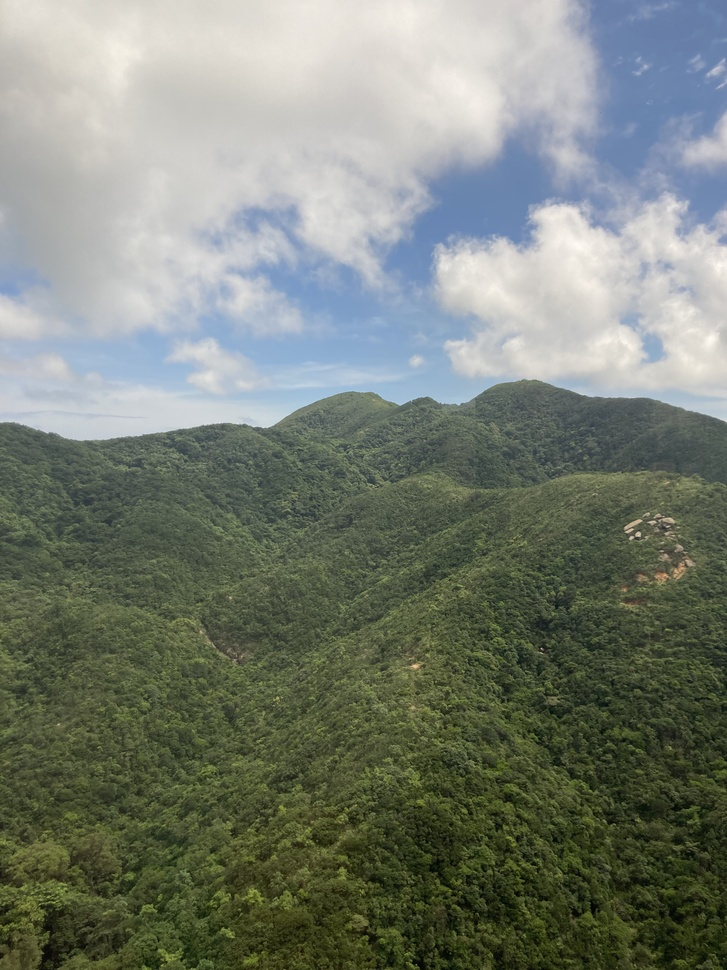
#> input picture data/0.jpg, 727 x 970 px, shrunk from 3024 x 4032 before the run
$ python user.py
#> lines starting #> are read from the running program, lines starting #| are printed output that depends on the picture
### classify.py
key_words = {"blue": [1], "green": [2], "red": [3],
"yellow" : [8], "pink" : [3, 9], "turquoise" : [1, 2, 10], "contrast" : [4, 7],
"moody" : [7], "dark" : [4, 6, 7], "bright" : [5, 7], "light" : [4, 5,7], "shadows" : [6, 7],
"shadow" : [6, 7], "shadowy" : [6, 7], "highlight" : [1, 2, 3, 5, 7], "highlights" : [1, 2, 3, 5, 7],
"highlighted" : [1, 2, 3, 5, 7], "saturate" : [1, 2, 3, 5, 7], "saturated" : [1, 2, 7], "desaturate" : [8, 9, 10],
"desaturated" : [8, 9, 10], "cool" : [1, 2, 10], "warm": [3, 8], "colorful": [1, 2, 3], "soft": [1, ], "harsh" : [1, 2, 3, ],
"bold": [1, 7], "vibrant": [1, 2, 3, 7, 8, 9, 10], "black": [4, 6, 7], "white": [4, 5, 7], "dreamy": [1, 5, 8, 9], "grunge": [4, 8], "sunny": [3, 5, 8],
"clean": [7], "hue": [1, 2, 3, 8, 9, 10]}

def choose_presets(user_input):
    words = user_input.split(" ")
    word_size = len(words)
    all_preset_info = []
    unrecognized_words = []
    for word in words:
        try:
            presets = key_words[word]
            all_preset_info = all_preset_info + presets
        except:
            key_words[word] = []
            unrecognized_words.append(word)
    preset_size = len(all_preset_info)
    preset_counts = {}
    for preset in all_preset_info:
        try:
            preset_counts[preset] = preset_counts[preset] + 1
        except:
             preset_counts[preset] = 1
    presets = {}
    for key in preset_counts.keys():
        presets[key] = (0.3 * (preset_counts[key] / preset_size)) + (0.7 * (preset_counts[key] / word_size))
    return presets


### image.py
import numpy as np

def preset_0(image_copy, scale):
    return image_copy

# [23 lines left out: functions preset_1, preset_2, preset_3, not called in this run]

def preset_4(image_copy, scale):
    darks = image_copy < ((255 / 2) * scale)
    image_copy[darks] = image_copy[darks] * (1 - scale)
    lights = image_copy > 255 - ((255 / 2) * scale)
    image_copy[lights] = image_copy[lights] + ((255 - image_copy[lights]) * (1 - scale))
    return image_copy

# [9 lines left out: function preset_5, not called in this run]

def preset_6(image_copy, scale):
    usable_scale = scale * 0.5
    red =  image_copy[:, :, 0]
    green = image_copy[:, :, 1]
    blue = image_copy[:, :, 2]
    image_copy[:, :, 0] = image_copy[:, :, 0] - (red * usable_scale)
    image_copy[:, :, 1] = image_copy[:, :, 1] - (green * usable_scale)
    image_copy[:, :, 2] = image_copy[:, :, 2] - (blue * usable_scale)
    return image_copy

def preset_7(image_copy, scale):
    usable_scale = scale * 100
    red_to_white =  image_copy[:, :, 0] > 255 - usable_scale
    green_to_white = image_copy[:, :, 1] > 255 - usable_scale
    blue_to_white = image_copy[:, :, 2] > 255 - usable_scale
    image_copy[:, :, 0][np.logical_or(np.logical_or(
        np.logical_and(red_to_white, green_to_white),
        np.logical_and(red_to_white, blue_to_white)),
        np.logical_and(green_to_white, blue_to_white))] = 255
    image_copy[:, :, 1][np.logical_or(np.logical_or(
        np.logical_and(red_to_white, green_to_white),
        np.logical_and(red_to_white, blue_to_white)),
        np.logical_and(green_to_white, blue_to_white))] = 255
    image_copy[:, :, 2][np.logical_or(np.logical_or(
        np.logical_and(red_to_white, green_to_white),
        np.logical_and(red_to_white, blue_to_white)),
        np.logical_and(green_to_white, blue_to_white))] = 255

    red_to_black =  image_copy[:, :, 0] < usable_scale
    green_to_black = image_copy[:, :, 1] < usable_scale
    blue_to_black = image_copy[:, :, 2] < usable_scale
    image_copy[:, :, 0][np.logical_or(np.logical_or(
        np.logical_and(red_to_black, green_to_black),
        np.logical_and(red_to_black, blue_to_black)),
        np.logical_and(green_to_black, blue_to_black))] = 0
    image_copy[:, :, 1][np.logical_or(np.logical_or(
        np.logical_and(red_to_black, green_to_black),
        np.logical_and(red_to_black, blue_to_black)),
        np.logical_and(green_to_black, blue_to_black))] = 0
    image_copy[:, :, 2][np.logical_or(np.logical_or(
        np.logical_and(red_to_black, green_to_black),
        np.logical_and(red_to_black, blue_to_black)),
        np.logical_and(green_to_black, blue_to_black))] = 0
    return image_copy

def preset_8(image_copy, scale):
    usable_scale = scale * 0.7
    left_to_decrease = image_copy[:, :, 2] * usable_scale
    blueness = (image_copy[:, :, 2] / 255)
    blue_to_decrease = np.multiply(left_to_decrease, blueness)
    image_copy[:, :, 2] =  image_copy[:, :, 2] - blue_to_decrease
    return image_copy

# [15 lines left out: functions preset_9, preset_10, not called in this run]


presets = {
    0: preset_0,
    1: preset_1,
    2: preset_2,
    3: preset_3,
    4: preset_4,
    5: preset_5,
    6: preset_6,
    7: preset_7,
    8: preset_8,
    9: preset_9,
    10: preset_10,
 }

def apply_preset(image, preset, scale):
    if preset == 0:
        new_image = image.copy()
    else:
        image_copy = image.copy()
        new_image = presets[preset](image_copy, scale)
    return new_image

### user.py
from skimage import io
import matplotlib.pyplot as plt
from image import apply_preset
from classify import choose_presets

def load_image(path_to_image):
#> called with path_to_image = 'data/0.jpg'
    original_user_image = io.imread(path_to_image)
#> original_user_image is the input picture: shape (970, 727, 3); mean R, G, B 120.2, 127.4, 116.3
    return original_user_image

def auto_edit(string_path, desired_style):
    working_image = load_image(string_path)
    presets = choose_presets(desired_style)
    for i in presets.keys():
        working_image = apply_preset(working_image, i, presets[i])
#> this loop made 4 passes
#> pass 1, in preset_4, `darks = image_copy < ((255 / 2) * scale)`:
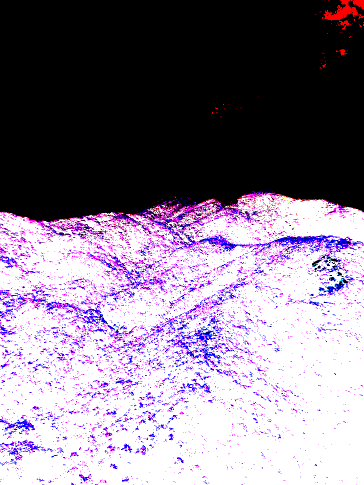
#> darks: shape (970, 727, 3) bool (shown at 1/2 size); mean R, G, B 0.534, 0.486, 0.563
#> pass 1, in preset_4, `lights = image_copy > 255 - ((255 / 2) * scale)`:
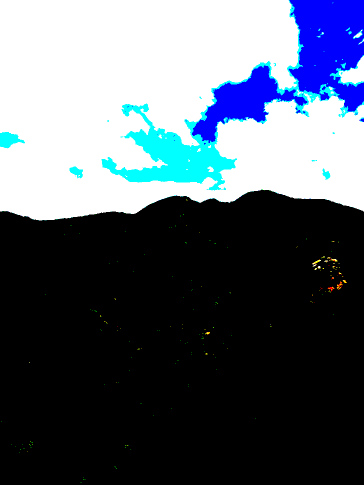
#> lights: shape (970, 727, 3) bool (shown at 1/2 size); mean R, G, B 0.339, 0.374, 0.424
#> pass 1, in apply_preset, `new_image = presets[preset](image_copy, scale)`:
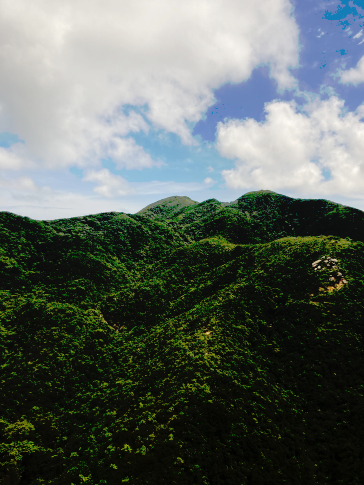
#> new_image: shape (970, 727, 3) (shown at 1/2 size); mean R, G, B 93.2, 101.7, 95.7
#> pass 2, in preset_8, `left_to_decrease = image_copy[:, :, 2] * usable_scale`:
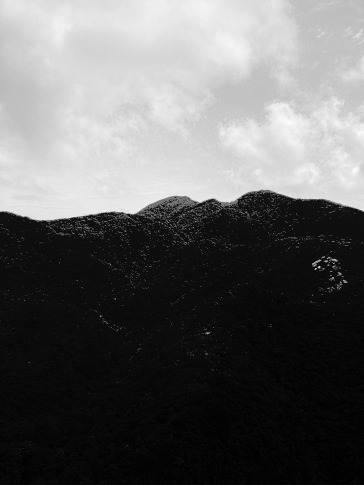
#> left_to_decrease: shape (970, 727) float64 (shown at 1/2 size); min 0, max 46.64, mean 18.1; drawn with min black and max white
#> after the loop:
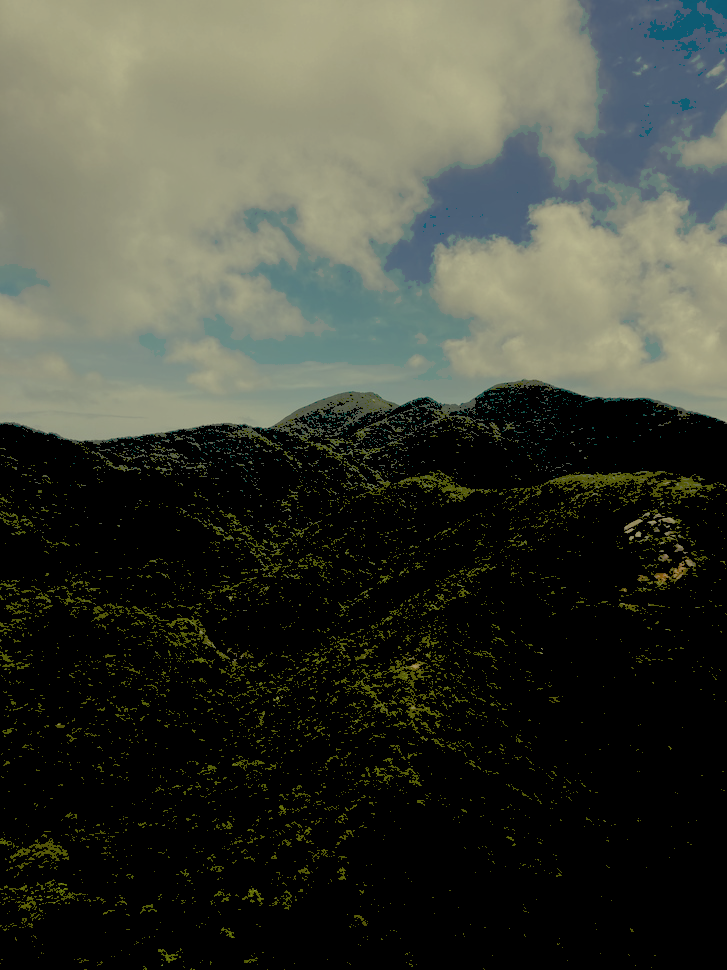
#> working_image: shape (970, 727, 3); mean R, G, B 62.9, 65.8, 55.6
    plt.imshow(working_image)
    plt.show()
    return working_image

def revert_image(string_path):
    return load_image(string_path)

auto_edit("data/0.jpg", "grunge black dark")

$ run again, with data/1.jpg copied over data/0.jpg
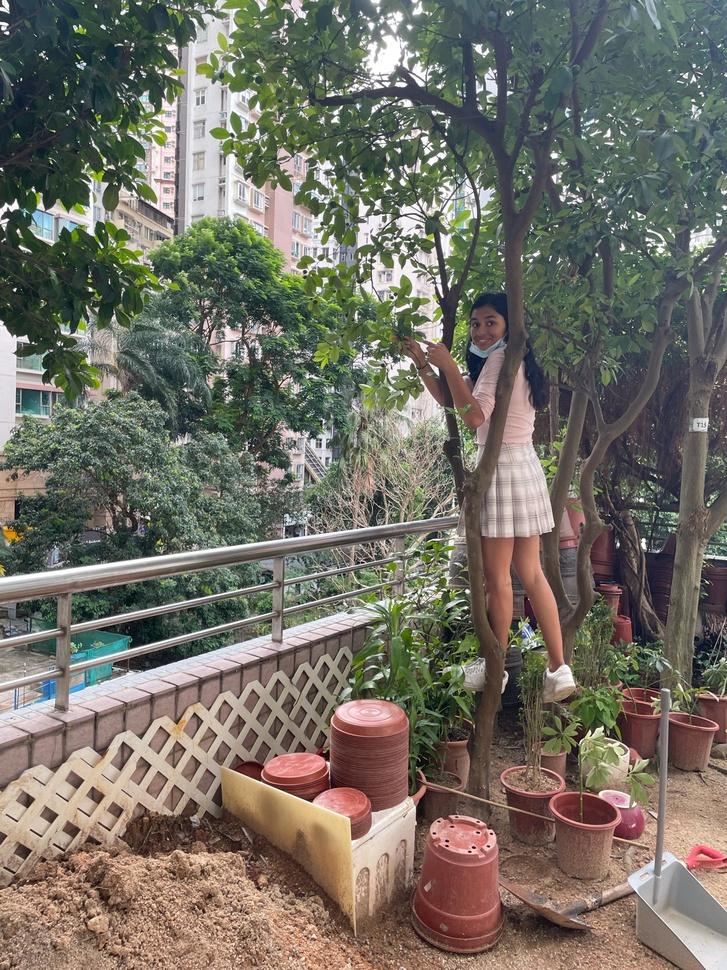
#> input picture data/1.jpg, 727 x 970 px, shrunk from 1536 x 2049 before the run
#> in load_image, original_user_image is the input picture: shape (970, 727, 3); mean R, G, B 114.6, 111, 100.3
#> the loop in auto_edit, `for i in presets.keys():` made 4 passes
#> pass 1, in apply_preset, `new_image = presets[preset](image_copy, scale)`:
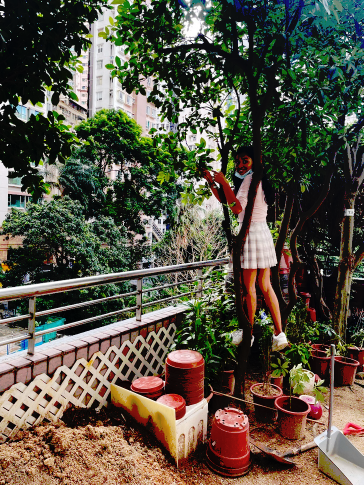
#> new_image: shape (970, 727, 3) (shown at 1/2 size); mean R, G, B 87.9, 83, 67.3
#> after the loop in auto_edit, `for i in presets.keys():`:
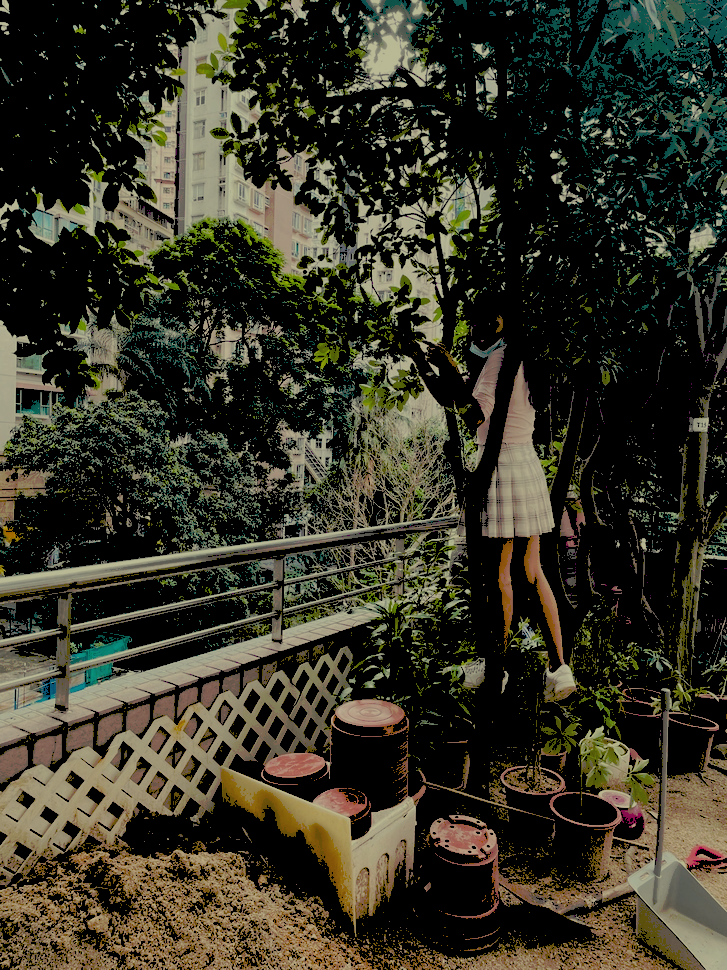
#> working_image: shape (970, 727, 3); mean R, G, B 53.3, 51.5, 37.8

$ run again, with data/2.jpg copied over data/0.jpg
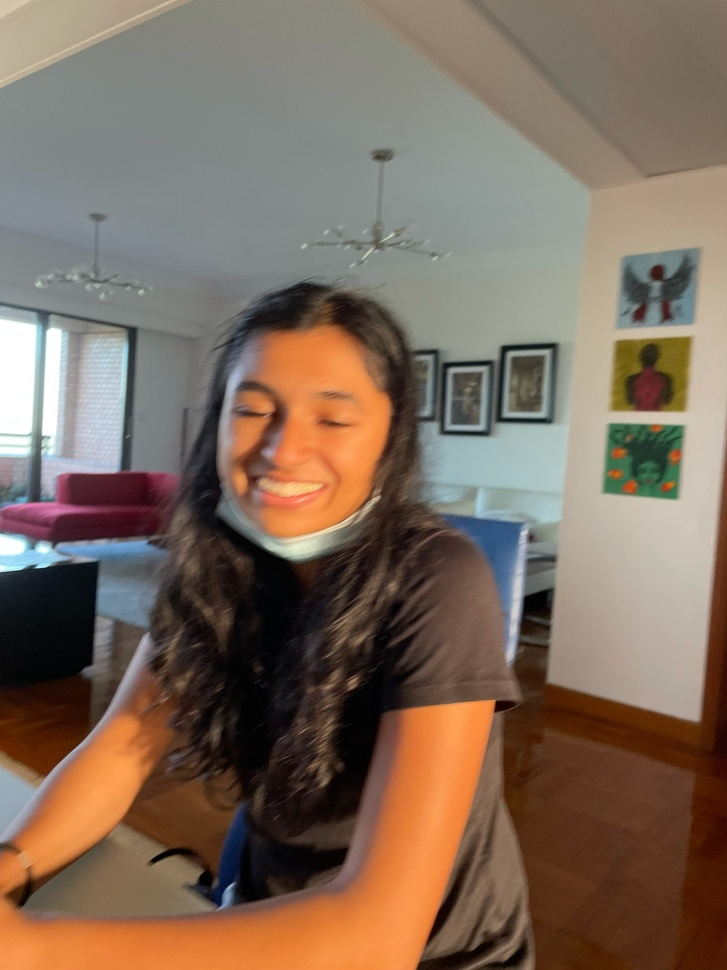
#> input picture data/2.jpg, 727 x 970 px, shrunk from 1536 x 2049 before the run
#> in load_image, original_user_image is the input picture: shape (970, 727, 3); mean R, G, B 126.7, 107.8, 92.6
#> the loop in auto_edit, `for i in presets.keys():` made 4 passes
#> pass 1, in apply_preset, `new_image = presets[preset](image_copy, scale)`:
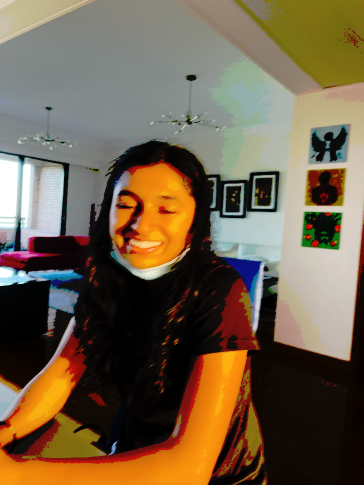
#> new_image: shape (970, 727, 3) (shown at 1/2 size); mean R, G, B 113.4, 95.9, 73.4
#> after the loop in auto_edit, `for i in presets.keys():`:
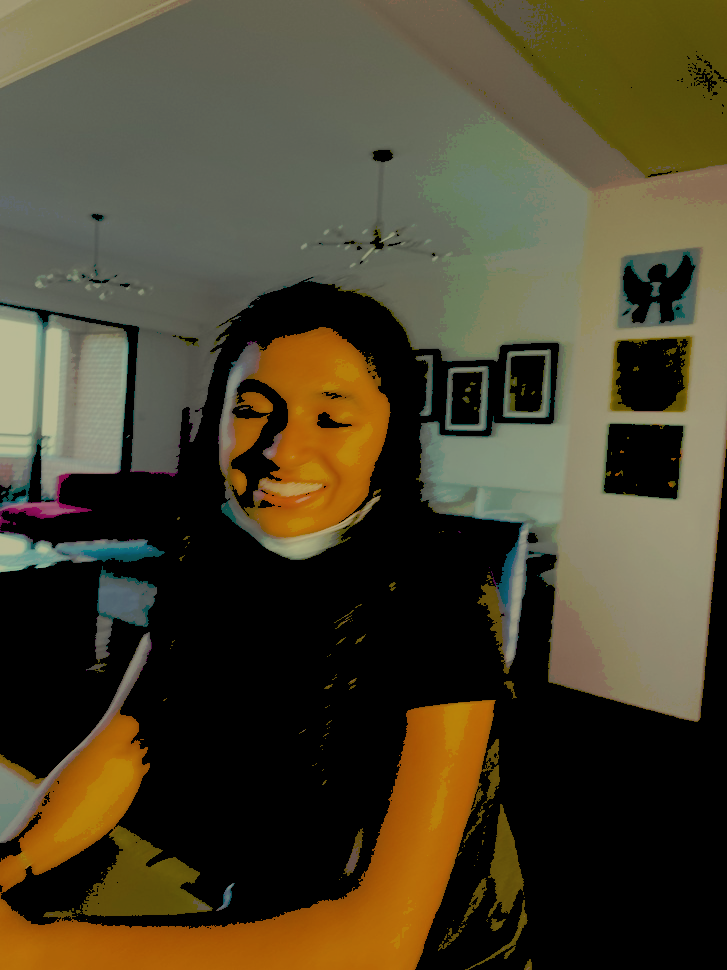
#> working_image: shape (970, 727, 3); mean R, G, B 74.5, 67.1, 45.1
